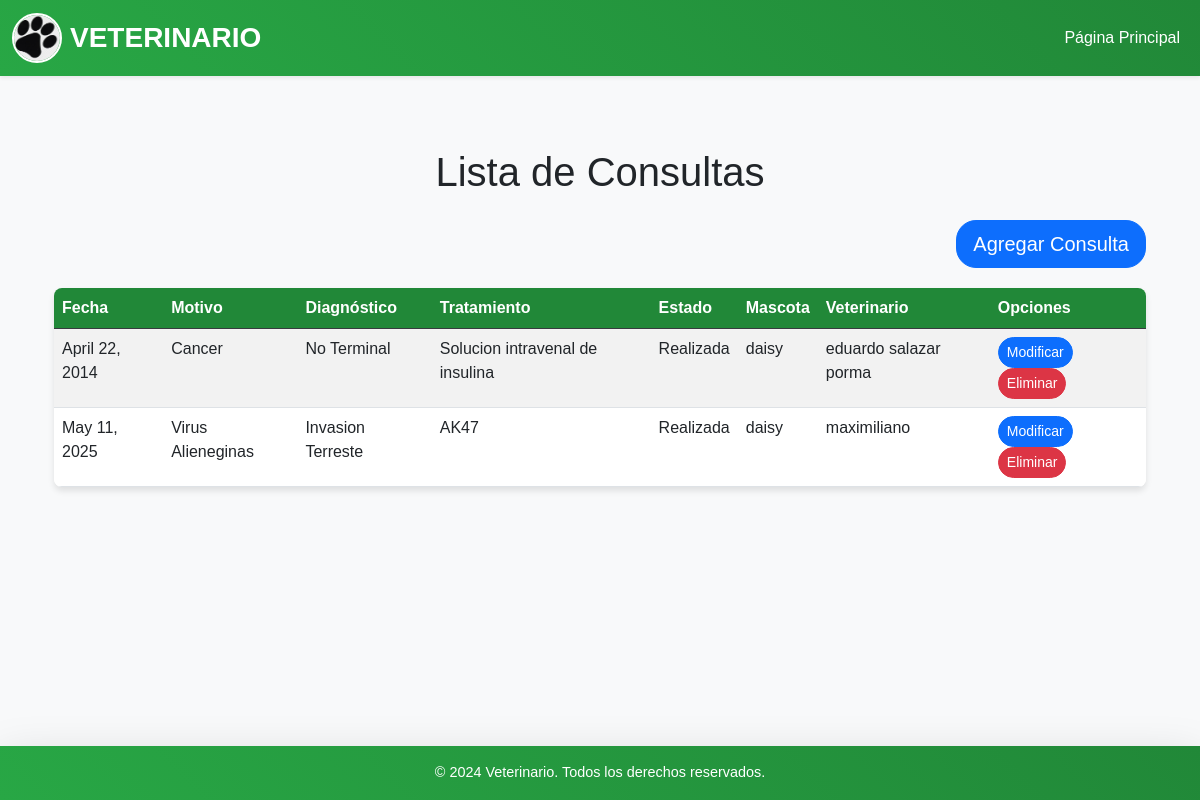
The page /consultas/table on the database its author committed.
### core/models.py (models this page shows)
class Consulta(models.Model):
    fecha = models.DateField()
    motivo = models.TextField("motivo consulta")
    diagnostico = models.CharField("diagnostico", max_length=100)
    tratamiento = models.CharField("tratamiento", max_length=200)
    ESTADOS = [
        ("Finalizada", "finalizada"),
        ("Realizada", "realizada"),
    ]
    estado = models.CharField("estado", max_length=11, choices=ESTADOS)
    mascota = models.ForeignKey(Mascota, on_delete=models.CASCADE)
    veterinario = models.ForeignKey(Veterinario, on_delete=models.CASCADE)
    class Meta:
        db_table = "consultas"

class Mascota(models.Model):
    nombre = models.CharField("nombre", max_length=65)
    especie = models.CharField("especie", max_length=65)
    raza = models.CharField("raza", max_length=65)
    edad = models.IntegerField("edad")
    peso = models.FloatField("edad")
    def __str__(self):
        return f"{self.nombre}"
    class Meta:
        db_table = "mascotas"

class Veterinario(models.Model):
    nombre = models.CharField("nombre", max_length=65)
    especialidad = models.CharField("especialidad", max_length=100)
    horarios = models.CharField("horarios", max_length=100)
    ESTADOS = [
        ("Disponible", "disponible"),
        ("Ocupado", "ocupado"),
    ]
    estado = models.CharField("estadio", max_length=11, choices=ESTADOS)
    def __str__(self):
        return f"{self.nombre}"
    class Meta:
        db_table = "veterinarios"

### core/views.py (the view)
# urls.py: path("consultas/table", getConsultas, name = "consultas"),
def getConsultas(request):
    consultas = Consulta.objects.all()
    return render(request, "consultas.html", {"consultas": consultas})

### core/templates/consultas.html (shortened to what this page needs)
{% extends 'base.html' %}
{% load static %}
{% block content %}
<div class="container mt-5">
    <h1 class="text-center mb-4">Lista de Consultas</h1>
    <div class="mb-3 text-end">
        <a class="btn btn-primary btn-lg" href="{% url 'nueva-consultas' %}">Agregar Consulta</a>
    </div>
    <table class="table table-striped table-hover">
        <thead class="table-dark">
            <tr>
                <th>Fecha</th>
                <th>Motivo</th>
                <th>Diagnóstico</th>
                <th>Tratamiento</th>
                <th>Estado</th>
                <th>Mascota</th>
                <th>Veterinario</th>
                <th>Opciones</th>
            </tr>
        </thead>
        <tbody>
            {% for consulta in consultas %}
            <tr>
                <td>{{ consulta.fecha }}</td>
                <td>{{ consulta.motivo }}</td>
                <td>{{ consulta.diagnostico }}</td>
                <td>{{ consulta.tratamiento }}</td>
                <td>{{ consulta.estado }}</td>
                <td>{{ consulta.mascota }}</td>
                <td>{{ consulta.veterinario }}</td>
                <td>
                    <a href="{% url 'actualizar-consultas' consulta.id %}" class="btn btn-primary btn-sm">Modificar</a>
                    <a href="{% url 'eliminar-consultas' consulta.id %}" class="btn btn-danger btn-sm">Eliminar</a>
                </td>
            </tr>
            {% endfor %}
        </tbody>
    </table>
</div>
{% endblock %}

### core/static/styles.css (style rules this page uses)
.table { margin-top: 20px; border-radius: 8px; overflow: hidden; background-color: white; box-shadow: 0 4px 6px rgba(0, 0, 0, 0.1); }
.table th { background-color: #218838; color: white; font-weight: bold; }
.btn-primary, .btn-success , .btn-danger { border-radius: 20px; transition: transform 0.3s ease, background-color 0.3s ease; }

### rows shown on the page
Consulta: fecha "April 22, 2014", motivo "Cancer", diagnostico "No Terminal", tratamiento "Solucion intravenal de insulina", estado "Realizada", mascota "daisy", veterinario "eduardo salazar porma"
Consulta: fecha "May 11, 2025", motivo "Virus Alieneginas", diagnostico "Invasion Terreste", tratamiento "AK47", estado "Realizada", mascota "daisy", veterinario "maximiliano"
